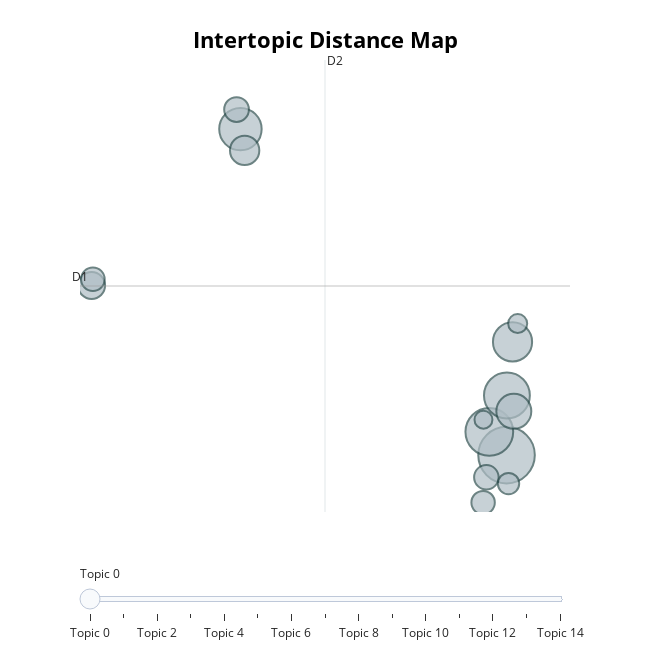

Source (notebook cell):
### Code cell
# 視覺化主題分布：圓圈大小是主題的大小，圓圈的距離是主題之間的相似度
topic_model.visualize_topics()

### Figure 1 — Plotly figure (JSON) as saved in the notebook; plotly's stock layout.template omitted (floating-point values rounded to 4 significant figures)
{"data": [{"customdata": [[0, "trump | campaign | russian | russia | mueller", 309], [1, "trump | said | people | puerto | administration", 220], [2, "trump | twitter | donald | donald trump | news", 203], [3, "tax | percent | senate | house | said", 174], [4, "white | trump | people | charlottesville | just", 148], [5, "north | korea | china | north korea | trump", 118], [6, "obamacare | health | insurance | healthcare | care", 83], [7, "moore | alabama | roy | roy moore | allegations", 70], [8, "spending | house | government | congress | funding", 59], [9, "tillerson | said | state | department | state department", 58], [10, "sexual | harassment | franken | conyers | sexual harassment", 54], [11, "cfpb | financial | fed | director | mulvaney", 53], [12, "flynn | trump | russia | michael flynn | mueller", 44], [13, "nfl | players | anthem | flag | national anthem", 35], [14, "virginia | republican | gillespie | democrats | state", 31]], "hovertemplate": "<b>Topic %{customdata[0]}</b><br>%{customdata[1]}<br>Size: %{customdata[2]}", "legendgroup": "", "marker": {"color": "#B0BEC5", "line": {"color": "DarkSlateGrey", "width": 2}, "size": [309, 220, 203, 174, 148, 118, 83, 70, 59, 58, 54, 53, 44, 35, 31], "sizemode": "area", "sizeref": 0.1931, "symbol": "circle"}, "mode": "markers", "name": "", "orientation": "v", "showlegend": false, "type": "scatter", "x": [22.49, 21.34, 22.51, 4.759, 22.88, 22.97, 5.04, -5.154, 4.501, 21.14, -5.07, 20.92, 22.62, 23.23, 20.95], "xaxis": "x", "y": [-0.2016, 0.1067, 0.5883, 4.119, 1.299, 0.3789, 3.837, 2.046, 4.379, -0.4949, 2.13, -0.8309, -0.5787, 1.542, 0.2679], "yaxis": "y"}], "layout": {"annotations": [{"showarrow": false, "text": "D1", "x": -5.927, "y": 2.04, "yshift": 10}, {"showarrow": false, "text": "D2", "x": 10.39, "xshift": 10, "y": 5.036}], "height": 650, "hoverlabel": {"bgcolor": "white", "font": {"family": "Rockwell", "size": 16}}, "legend": {"itemsizing": "constant", "tracegroupgap": 0}, "margin": {"t": 60}, "shapes": [{"line": {"color": "#CFD8DC", "width": 2}, "type": "line", "x0": 10.39, "x1": 10.39, "y0": -0.9555, "y1": 5.036}, {"line": {"color": "#9E9E9E", "width": 2}, "type": "line", "x0": -5.927, "x1": 26.71, "y0": 2.04, "y1": 2.04}], "sliders": [{"active": 0, "pad": {"t": 50}, "steps": [{"args": [{"marker.color": [["red", "#B0BEC5", "#B0BEC5", "#B0BEC5", "#B0BEC5", "#B0BEC5", "#B0BEC5", "#B0BEC5", "#B0BEC5", "#B0BEC5", "#B0BEC5", "#B0BEC5", "#B0BEC5", "#B0BEC5", "#B0BEC5"]]}], "label": "Topic 0", "method": "update"}, {"args": [{"marker.color": [["#B0BEC5", "red", "#B0BEC5", "#B0BEC5", "#B0BEC5", "#B0BEC5", "#B0BEC5", "#B0BEC5", "#B0BEC5", "#B0BEC5", "#B0BEC5", "#B0BEC5", "#B0BEC5", "#B0BEC5", "#B0BEC5"]]}], "label": "Topic 1", "method": "update"}, {"args": [{"marker.color": [["#B0BEC5", "#B0BEC5", "red", "#B0BEC5", "#B0BEC5", "#B0BEC5", "#B0BEC5", "#B0BEC5", "#B0BEC5", "#B0BEC5", "#B0BEC5", "#B0BEC5", "#B0BEC5", "#B0BEC5", "#B0BEC5"]]}], "label": "Topic 2", "method": "update"}, {"args": [{"marker.color": [["#B0BEC5", "#B0BEC5", "#B0BEC5", "red", "#B0BEC5", "#B0BEC5", "#B0BEC5", "#B0BEC5", "#B0BEC5", "#B0BEC5", "#B0BEC5", "#B0BEC5", "#B0BEC5", "#B0BEC5", "#B0BEC5"]]}], "label": "Topic 3", "method": "update"}, {"args": [{"marker.color": [["#B0BEC5", "#B0BEC5", "#B0BEC5", "#B0BEC5", "red", "#B0BEC5", "#B0BEC5", "#B0BEC5", "#B0BEC5", "#B0BEC5", "#B0BEC5", "#B0BEC5", "#B0BEC5", "#B0BEC5", "#B0BEC5"]]}], "label": "Topic 4", "method": "update"}, {"args": [{"marker.color": [["#B0BEC5", "#B0BEC5", "#B0BEC5", "#B0BEC5", "#B0BEC5", "red", "#B0BEC5", "#B0BEC5", "#B0BEC5", "#B0BEC5", "#B0BEC5", "#B0BEC5", "#B0BEC5", "#B0BEC5", "#B0BEC5"]]}], "label": "Topic 5", "method": "update"}, {"args": [{"marker.color": [["#B0BEC5", "#B0BEC5", "#B0BEC5", "#B0BEC5", "#B0BEC5", "#B0BEC5", "red", "#B0BEC5", "#B0BEC5", "#B0BEC5", "#B0BEC5", "#B0BEC5", "#B0BEC5", "#B0BEC5", "#B0BEC5"]]}], "label": "Topic 6", "method": "update"}, {"args": [{"marker.color": [["#B0BEC5", "#B0BEC5", "#B0BEC5", "#B0BEC5", "#B0BEC5", "#B0BEC5", "#B0BEC5", "red", "#B0BEC5", "#B0BEC5", "#B0BEC5", "#B0BEC5", "#B0BEC5", "#B0BEC5", "#B0BEC5"]]}], "label": "Topic 7", "method": "update"}, {"args": [{"marker.color": [["#B0BEC5", "#B0BEC5", "#B0BEC5", "#B0BEC5", "#B0BEC5", "#B0BEC5", "#B0BEC5", "#B0BEC5", "red", "#B0BEC5", "#B0BEC5", "#B0BEC5", "#B0BEC5", "#B0BEC5", "#B0BEC5"]]}], "label": "Topic 8", "method": "update"}, {"args": [{"marker.color": [["#B0BEC5", "#B0BEC5", "#B0BEC5", "#B0BEC5", "#B0BEC5", "#B0BEC5", "#B0BEC5", "#B0BEC5", "#B0BEC5", "red", "#B0BEC5", "#B0BEC5", "#B0BEC5", "#B0BEC5", "#B0BEC5"]]}], "label": "Topic 9", "method": "update"}, {"args": [{"marker.color": [["#B0BEC5", "#B0BEC5", "#B0BEC5", "#B0BEC5", "#B0BEC5", "#B0BEC5", "#B0BEC5", "#B0BEC5", "#B0BEC5", "#B0BEC5", "red", "#B0BEC5", "#B0BEC5", "#B0BEC5", "#B0BEC5"]]}], "label": "Topic 10", "method": "update"}, {"args": [{"marker.color": [["#B0BEC5", "#B0BEC5", "#B0BEC5", "#B0BEC5", "#B0BEC5", "#B0BEC5", "#B0BEC5", "#B0BEC5", "#B0BEC5", "#B0BEC5", "#B0BEC5", "red", "#B0BEC5", "#B0BEC5", "#B0BEC5"]]}], "label": "Topic 11", "method": "update"}, {"args": [{"marker.color": [["#B0BEC5", "#B0BEC5", "#B0BEC5", "#B0BEC5", "#B0BEC5", "#B0BEC5", "#B0BEC5", "#B0BEC5", "#B0BEC5", "#B0BEC5", "#B0BEC5", "#B0BEC5", "red", "#B0BEC5", "#B0BEC5"]]}], "label": "Topic 12", "method": "update"}, {"args": [{"marker.color": [["#B0BEC5", "#B0BEC5", "#B0BEC5", "#B0BEC5", "#B0BEC5", "#B0BEC5", "#B0BEC5", "#B0BEC5", "#B0BEC5", "#B0BEC5", "#B0BEC5", "#B0BEC5", "#B0BEC5", "red", "#B0BEC5"]]}], "label": "Topic 13", "method": "update"}, {"args": [{"marker.color": [["#B0BEC5", "#B0BEC5", "#B0BEC5", "#B0BEC5", "#B0BEC5", "#B0BEC5", "#B0BEC5", "#B0BEC5", "#B0BEC5", "#B0BEC5", "#B0BEC5", "#B0BEC5", "#B0BEC5", "#B0BEC5", "red"]]}], "label": "Topic 14", "method": "update"}]}], "title": {"font": {"color": "Black", "size": 22}, "text": "<b>Intertopic Distance Map</b>", "x": 0.5, "xanchor": "center", "y": 0.95, "yanchor": "top"}, "width": 650, "xaxis": {"anchor": "y", "domain": [0, 1], "range": [-5.927, 26.71], "title": {"text": ""}, "visible": false}, "yaxis": {"anchor": "x", "domain": [0, 1], "range": [-0.9555, 5.036], "title": {"text": ""}, "visible": false}}}
